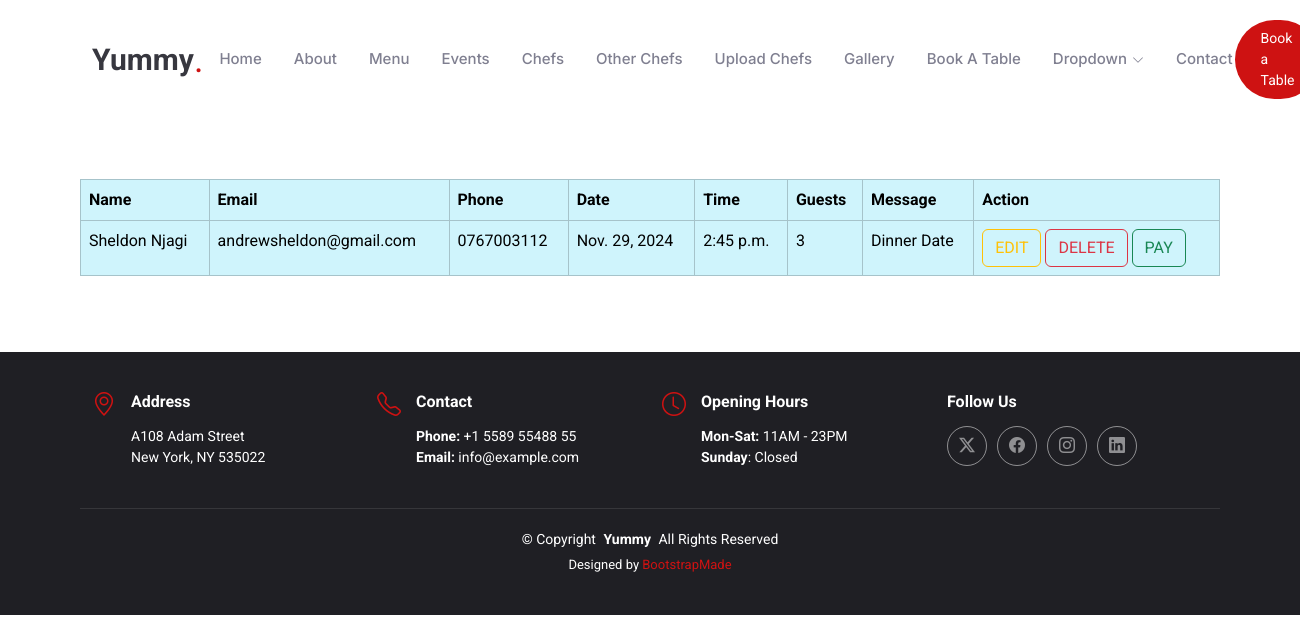
/showbookings/, run on an earlier commit of the app's database.
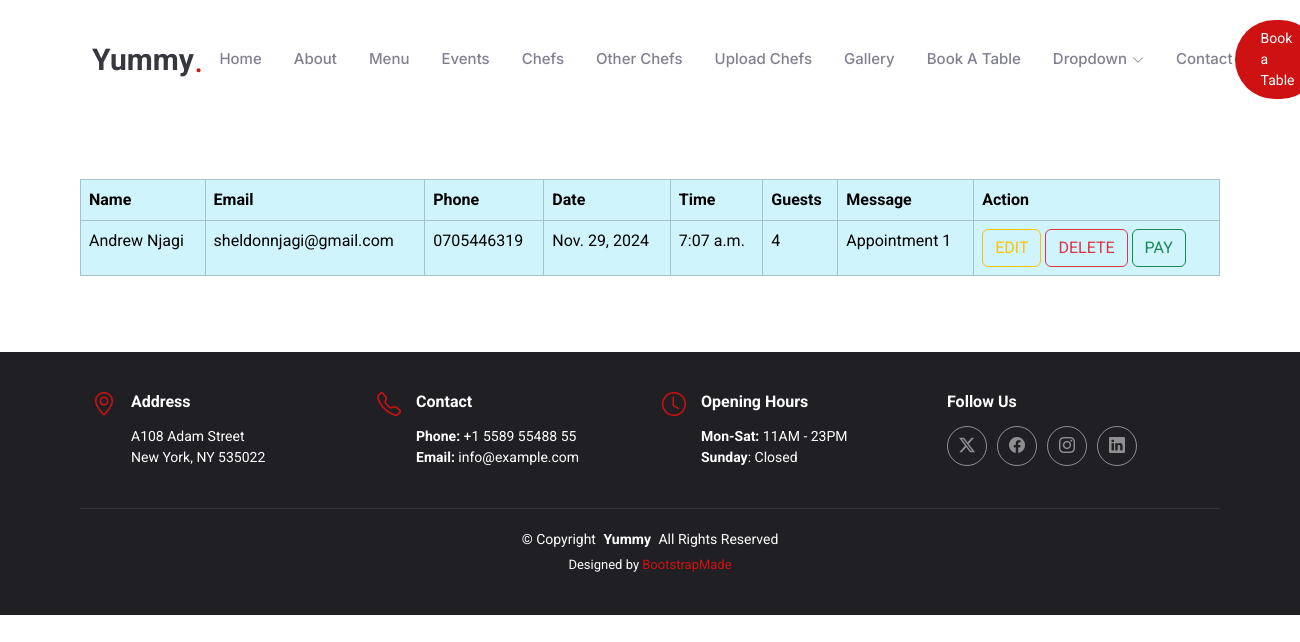
And on a later commit of the database.
### myapp/models.py (models this page shows, shortened)
class BookTable(models.Model):
    name = models.CharField(max_length=100)
    email = models.EmailField(max_length=100)
    phone = models.CharField(max_length=20)
    date = models.DateField()
    time = models.TimeField()
    guests = models.IntegerField()
    message = models.TextField()

### myapp/views.py (the view)
# urls.py: path('showbookings/', views.showbookings, name='showbookings'),  # Display all bookings
def showbookings(request):
    allbookings = BookTable.objects.all()  # Retrieve all bookings
    return render(request, 'showbookings.html', {'bookings': allbookings})  # Pass bookings to the template

### templates/showbookings.html
{% extends 'starter-page.html' %}
{% load static %}
{% block body %}
<table class="table table-bordered table-info container">
    <thead>
        <tr>
            <th>Name</th>
            <th>Email</th>
            <th>Phone</th>
            <th>Date</th>
            <th>Time</th>
            <th>Guests</th>
            <th>Message</th>
            <th>Action</th>
        </tr>
    </thead>
    <tbody>
        {% for x in bookings %}
            <tr>
                <td>{{ x.name }}</td>
                <td>{{ x.email }}</td>
                <td>{{ x.phone }}</td>
                <td>{{ x.date }}</td>
                <td>{{ x.time }}</td>
                <td>{{ x.guests }}</td>
                <td>{{ x.message }}</td>
                <td>
                    <a href="/editbookings/{{ x.id }}" class="btn btn-outline-warning">EDIT</a>
                    <a href="/deletebookings/{{ x.id }}" class="btn btn-outline-danger">DELETE</a>
                    <a href="" class="btn btn-outline-success">PAY</a>
                </td>
            </tr>
        {% endfor %}
    </tbody>
  </table>
{% endblock  %}

### templates/starter-page.html (shortened to what this page needs)
<!DOCTYPE html>
<html lang="en">
<head>
    {% load static %}
  <link href="{% static 'assets/vendor/bootstrap/css/bootstrap.min.css' %}" rel="stylesheet">
  <link href="{% static 'assets/vendor/bootstrap-icons/bootstrap-icons.css' %}" rel="stylesheet">
  <link href="{% static 'assets/vendor/aos/aos.css' %}" rel="stylesheet">
  <link href="{% static 'assets/vendor/glightbox/css/glightbox.min.css' %}" rel="stylesheet">
  <link href="{% static 'assets/vendor/swiper/swiper-bundle.min.css' %}" rel="stylesheet">
  <link href="{% static 'assets/css/main.css' %}" rel="stylesheet">
</head>
<body class="starter-page-page">
  <header id="header" class="header d-flex align-items-center sticky-top">
    <div class="container position-relative d-flex align-items-center justify-content-between">
      <a href="index.html" class="logo d-flex align-items-center me-auto me-xl-0">
        <h1 class="sitename">Yummy</h1>
        <span>.</span>
      </a>
      <nav id="navmenu" class="navmenu">
        <ul>
          <li><a href="{%url 'index'%}">Home<br></a></li>
          <li><a href="{%url 'about'%}">About</a></li>
          <li><a href="{%url 'menu'%}">Menu</a></li>
          <li><a href="{%url 'events'%}">Events</a></li>
          <li><a href="{%url 'chefs'%}">Chefs</a></li>
          <li><a href="{% url 'image' %}">Other Chefs</a></li>
          <li><a href="{% url 'upload' %}">Upload Chefs</a></li>
          <li><a href="{%url 'gallery'%}">Gallery</a></li>
          <li><a href="{%url 'booking'%}">Book A Table</a></li>
          <li class="dropdown"><a href="#"><span>Dropdown</span> <i class="bi bi-chevron-down toggle-dropdown"></i></a>
          </li>
          <li><a href="{%url 'contact'%}">Contact</a></li>
        </ul>
      </nav>
      <a class="btn-getstarted" href="{%url 'booking'%}">Book a Table</a>
    </div>
  </header>
  <main class="main">
    <section id="starter-section" class="starter-section section">
        {% block body %}
        {% endblock %}
    </section>
  </main>
  <footer id="footer" class="footer dark-background">
    <div class="container">
      <div class="row gy-3">
        <div class="col-lg-3 col-md-6 d-flex">
          <i class="bi bi-geo-alt icon"></i>
          <div class="address">
            <h4>Address</h4>
            <p>A108 Adam Street</p>
            <p>New York, NY 535022</p>
          </div>
        </div>
        <div class="col-lg-3 col-md-6 d-flex">
          <i class="bi bi-telephone icon"></i>
          <div>
            <h4>Contact</h4>
            <p>
              <strong>Phone:</strong> <span>+1 5589 55488 55</span><br>
              <strong>Email:</strong> <span>info@example.com</span><br>
            </p>
          </div>
        </div>
        <div class="col-lg-3 col-md-6 d-flex">
          <i class="bi bi-clock icon"></i>
          <div>
            <h4>Opening Hours</h4>
            <p>
              <strong>Mon-Sat:</strong> <span>11AM - 23PM</span><br>
              <strong>Sunday</strong>: <span>Closed</span>
            </p>
          </div>
        </div>
        <div class="col-lg-3 col-md-6">
          <h4>Follow Us</h4>
          <div class="social-links d-flex">
            <a href="#" class="twitter"><i class="bi bi-twitter-x"></i></a>
            <a href="#" class="facebook"><i class="bi bi-facebook"></i></a>
            <a href="#" class="instagram"><i class="bi bi-instagram"></i></a>
            <a href="#" class="linkedin"><i class="bi bi-linkedin"></i></a>
          </div>
        </div>
      </div>
    </div>
    <div class="container copyright text-center mt-4">
      <p>© <span>Copyright</span> <strong class="px-1 sitename">Yummy</strong> <span>All Rights Reserved</span></p>
      <div class="credits">
        Designed by <a href="https://bootstrapmade.com/">BootstrapMade</a>
      </div>
    </div>
  </footer>
</body>
</html>

### static/assets/css/main.css (style rules this page uses)
:root { --default-font: "Roboto", system-ui, -apple-system, "Segoe UI", Roboto, "Helvetica Neue", Arial, "Noto Sans", "Liberation Sans", sans-serif, "Apple Color Emoji", "Segoe UI Emoji", "Segoe UI Symbol", "Noto Color Emoji"; --heading-font: "Amatic SC", sans-serif; --nav-font: "Inter", sans-serif; }
:root { --background-color: #ffffff; --default-color: #212529; --heading-color: #37373f; --accent-color: #ce1212; --surface-color: #ffffff; --contrast-color: #ffffff; }
:root { --nav-color: #7f7f90; --nav-hover-color: #ce1212; --nav-mobile-background-color: #ffffff; --nav-dropdown-background-color: #ffffff; --nav-dropdown-color: #7f7f90; --nav-dropdown-hover-color: #ce1212; }
.dark-background { --background-color: #1f1f24; --default-color: #ffffff; --heading-color: #ffffff; --surface-color: #37373f; --contrast-color: #ffffff; }
:root { scroll-behavior: smooth; }
body { color: var(--default-color); background-color: var(--background-color); font-family: var(--default-font); }
a { color: var(--accent-color); text-decoration: none; transition: 0.3s; }
h1, h2, h3, h4, h5, h6 { color: var(--heading-color); font-family: var(--heading-font); }
.header { color: var(--default-color); background-color: var(--background-color); padding: 20px 0; transition: all 0.5s; z-index: 997; }
.header .logo { line-height: 1; }
.header .logo h1 { font-size: 30px; margin: 0; font-weight: 700; color: var(--heading-color); font-family: var(--default-font); }
.header .logo span { color: var(--accent-color); font-size: 36px; }
.header .btn-getstarted, .header .btn-getstarted:focus { color: var(--contrast-color); background: var(--accent-color); font-size: 14px; padding: 8px 26px; margin: 0; border-radius: 50px; transition: 0.3s; }
@media (min-width: 1200px) { .navmenu { padding: 0; } }
@media (min-width: 1200px) { .navmenu ul { margin: 0; padding: 0; display: flex; list-style: none; align-items: center; } }
@media (min-width: 1200px) { .navmenu li { position: relative; } }
@media (min-width: 1200px) { .navmenu>ul>li { white-space: nowrap; padding: 15px 14px; } }
@media (min-width: 1200px) { .navmenu>ul>li:last-child { padding-right: 0; } }
@media (min-width: 1200px) { .navmenu a, .navmenu a:focus { color: var(--nav-color); font-size: 15px; padding: 0 2px; font-family: var(--nav-font); font-weight: 500; display: flex; align-items: center; justify-content: space-between; white-space: nowrap; transition: 0.3s; position: relative; } }
@media (min-width: 1200px) { .navmenu a i, .navmenu a:focus i { font-size: 12px; line-height: 0; margin-left: 5px; transition: 0.3s; } }
@media (min-width: 1200px) { .navmenu>ul>li>a:before { content: ""; position: absolute; height: 2px; bottom: -6px; left: 0; background-color: var(--nav-hover-color); visibility: hidden; width: 0px; transition: all 0.3s ease-in-out 0s; } }
.footer { --heading-font: var(--default-font); color: var(--default-color); background-color: var(--background-color); font-size: 14px; padding: 40px 0; position: relative; }
.footer .icon { color: var(--accent-color); margin-right: 15px; font-size: 24px; line-height: 0; }
.footer h4 { font-size: 16px; font-weight: 700; margin-bottom: 15px; }
.footer .address p { margin-bottom: 0px; }
.footer .social-links a { display: flex; align-items: center; justify-content: center; width: 40px; height: 40px; border-radius: 50%; border: 1px solid color-mix(in srgb, var(--default-color), transparent 50%); font-size: 16px; color: color-mix(in srgb, var(--default-color), transparent 50%); margin-right: 10px; transition: 0.3s; }
.footer .copyright { padding-top: 20px; border-top: 1px solid color-mix(in srgb, var(--default-color), transparent 90%); }
.footer .copyright p { margin-bottom: 0; }
.footer .credits { margin-top: 5px; font-size: 13px; }
section, .section { color: var(--default-color); background-color: var(--background-color); padding: 60px 0; scroll-margin-top: 92px; overflow: clip; }

What changed in the data, as far as the page shows it:
removed BookTable: name "Sheldon Njagi", email "andrewsheldon@gmail.com", phone "0767003112", date "Nov. 29, 2024", time "2:45 p.m.", guests "3", message "Dinner Date"
added BookTable: name "Andrew Njagi", email "sheldonnjagi@gmail.com", phone "0705446319", date "Nov. 29, 2024", time "7:07 a.m.", guests "4", message "Appointment 1"
